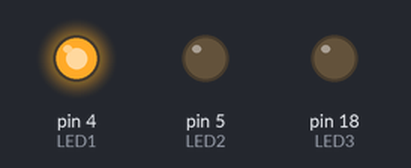
Bench run of a sketch on a simulated Arduino Uno, built with avr-gcc and run on an emulated ATmega328P. Shown: output pins drawn as LEDs (lit = HIGH).

Above: at 0.05 s.
At 1.45 s:
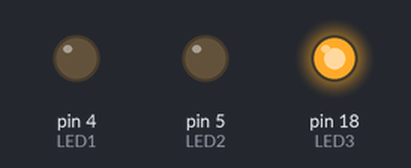
At 2.85 s:
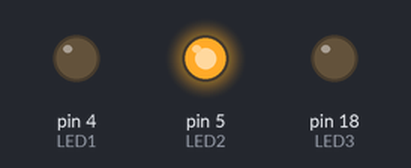
Timing chart, 0 to 3.1 s (numbered marks = the images above):
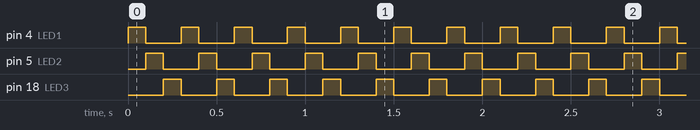

The sketch:

three_led_sequence.ino
```cpp
#define LED1 4
#define LED2 5
#define LED3 18

void setup() {
  pinMode(LED1, OUTPUT);
  pinMode(LED2, OUTPUT);
  pinMode(LED3, OUTPUT);
}

void loop() {
  digitalWrite(LED1, HIGH);
  digitalWrite(LED2, LOW);
  digitalWrite(LED3, LOW);
  delay(100);

  digitalWrite(LED1, LOW);
  digitalWrite(LED2, HIGH);
  digitalWrite(LED3, LOW);
  delay(100);

  digitalWrite(LED1, LOW);
  digitalWrite(LED2, LOW);
  digitalWrite(LED3, HIGH);
  delay(100);
}
```

Measured:
- by itself, pin 4 (LED1), pin 5 (LED2), pin 18 (LED3): alternates HIGH for 0.10 s and LOW for 0.20 s
